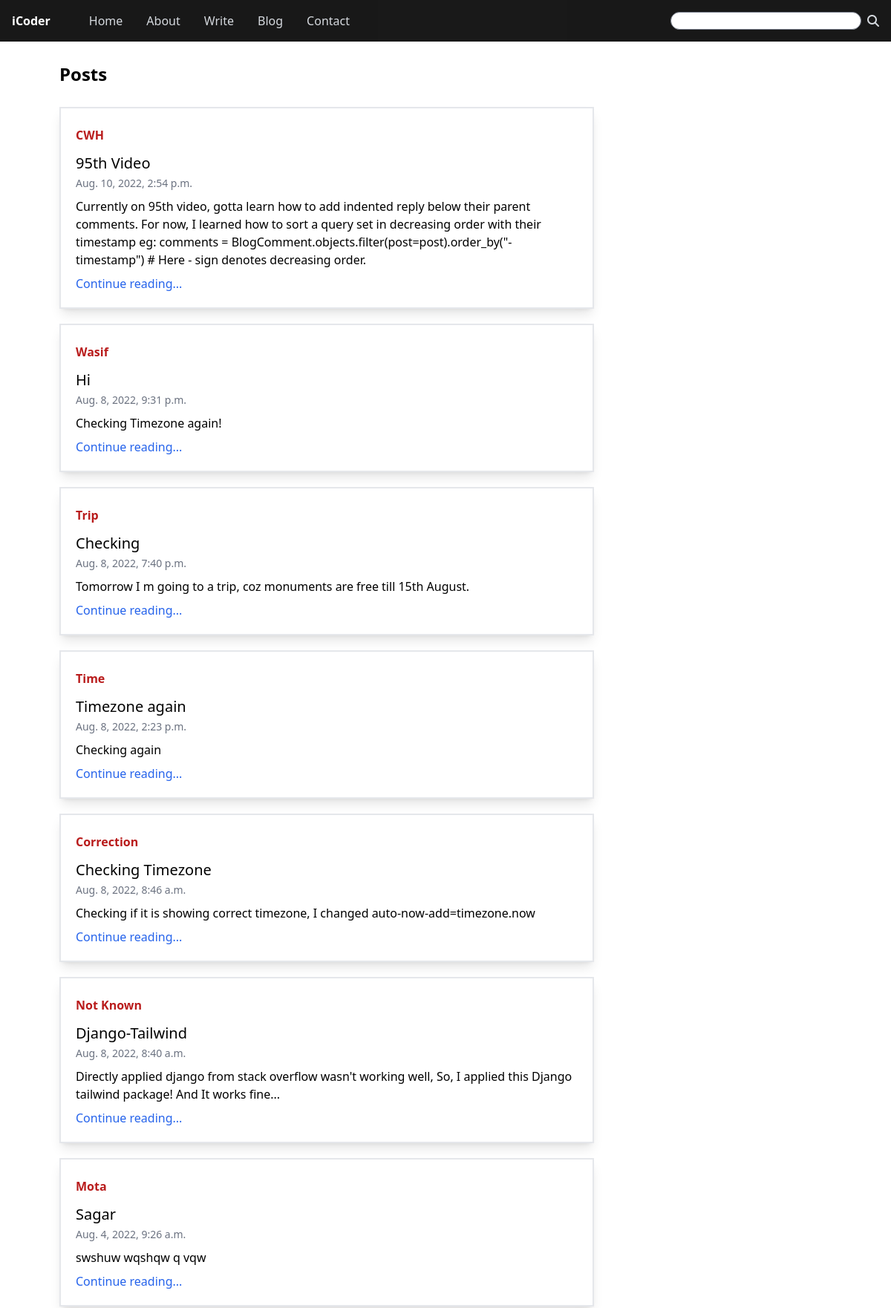
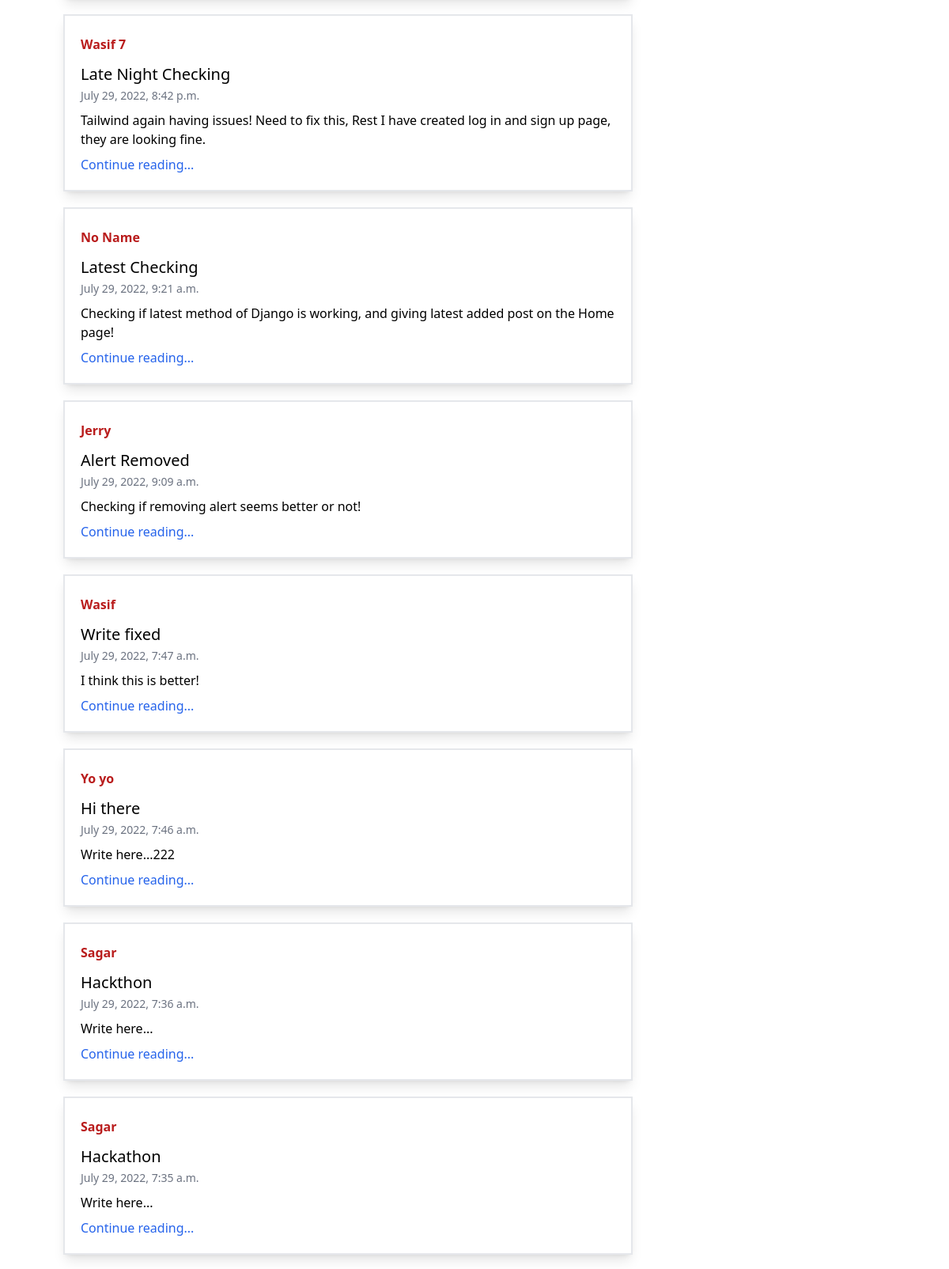
Screenshot of /blog/ (upper part) with the database file from the repository (2 pictures, top to bottom).
### blog/models.py (models this page shows, shortened)
class Post(models.Model):
    sno = models.AutoField(primary_key=True)
    title = models.CharField(max_length=100)
    author = models.CharField(max_length=50)
    slug = models.CharField(max_length=130)
    content = models.TextField()
    timeStamp = models.DateTimeField(auto_now_add=True, blank=True)

### blog/views.py (the view)
# urls.py: path('', views.blogHome, name='blogHome'),
def blogHome(request):
    allPosts = Post.objects.all()
    allPosts = list(allPosts)
    allPosts.reverse()
    context = {'allPosts': allPosts}
    return render(request, 'blog/blogHome.html', context)

### templates/blog/blogHome.html (shortened to what this page needs)
{% extends 'base.html' %}
{% block body %}
<h1 class="py-7 px-20 font-semibold text-2xl">Posts</h1>
{% for post in allPosts %}
<div class="mx-20 mb-5 w-[60%] p-5 border-2 border-gray-200 shadow-lg space-y-2">
    <h3 class="font-semibold text-red-700 py-1">{{post.author}}</h3>
    <p class="text-xl">{{post.title}}</p>
    <span class="text-gray-500 text-sm">{{post.timeStamp}}</span>
    <p>{{post.content | truncatechars:300}}</p>
    <div>
        <a href="/blog/{{post.slug}}" class="text-blue-600">Continue reading...</a>
    </div>
</div>
{% endfor %}
{% endblock body %}

### templates/base.html (shortened to what this page needs)
{% load tailwind_tags %}
<!DOCTYPE html>
<html lang="en">
<head>
    {% tailwind_css %}
</head>
<body>
    <nav class="flex justify-between bg-black text-gray-300 p-4 opacity-90 sticky top-0">
        <div class="flex space-x-8">
            <p class="mr-5 font-semibold text-white">iCoder</p>
            <a href="/" class="hover:text-white">Home</a>
            <a href="/about" class="hover:text-white">About</a>
            <a href="/write" class="hover:text-white">Write</a>
            <a href="/blog" class="hover:text-white">Blog</a>
            <a href="/contact" class="hover:text-white">Contact</a>
        </div>
        <form method="get" action="/search" class="space-x-1">
            <input type="search" name="query" id="query" class="h-6 rounded-xl text-black ">
            <button type="submit"><i class="fa-solid fa-magnifying-glass hover:text-red-500"></i></button>
        </form>
    </nav>
    {% block body %} {% endblock body %}
</body>
</html>

### rows the page displays
Post: author "CWH", title "95th Video", timeStamp "Aug. 10, 2022, 2:54 p.m.", content "Currently on 95th video, gotta learn how to add indented reply below their parent comments. For now, I learned how to sort a query set in decreasing order with their timestamp eg: comments = BlogComment.objects.filter(post=post).order_by(\"-timestamp\") # Here - sign denotes decreasing order."
Post: author "Wasif", title "Hi", timeStamp "Aug. 8, 2022, 9:31 p.m.", content "Checking Timezone again!"
Post: author "Trip", title "Checking", timeStamp "Aug. 8, 2022, 7:40 p.m.", content "Tomorrow I m going to a trip, coz monuments are free till 15th August."
Post: author "Time", title "Timezone again", timeStamp "Aug. 8, 2022, 2:23 p.m.", content "Checking again"
Post: author "Correction", title "Checking Timezone", timeStamp "Aug. 8, 2022, 8:46 a.m.", content "Checking if it is showing correct timezone, I changed auto-now-add=timezone.now"
Post: author "Not Known", title "Django-Tailwind", timeStamp "Aug. 8, 2022, 8:40 a.m.", content "Directly applied django from stack overflow wasn't working well, So, I applied this Django tailwind package! And It works fine..."
Post: author "Mota", title "Sagar", timeStamp "Aug. 4, 2022, 9:26 a.m.", content "swshuw wqshqw q vqw"
Post: author "Wasif 7", title "Late Night Checking", timeStamp "July 29, 2022, 8:42 p.m.", content "Tailwind again having issues! Need to fix this, Rest I have created log in and sign up page, they are looking fine."
Post: author "No Name", title "Latest Checking", timeStamp "July 29, 2022, 9:21 a.m.", content "Checking if latest method of Django is working, and giving latest added post on the Home page!"
Post: author "Jerry", title "Alert Removed", timeStamp "July 29, 2022, 9:09 a.m.", content "Checking if removing alert seems better or not!"
Post: author "Wasif", title "Write fixed", timeStamp "July 29, 2022, 7:47 a.m.", content "I think this is better!"
Post: author "Yo yo", title "Hi there", timeStamp "July 29, 2022, 7:46 a.m.", content "Write here...222"
Post: author "Sagar", title "Hackthon", timeStamp "July 29, 2022, 7:36 a.m.", content "Write here..."
Post: author "Sagar", title "Hackathon", timeStamp "July 29, 2022, 7:35 a.m.", content "Write here..."
